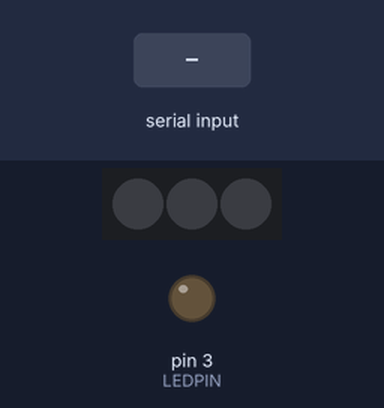
A sketch run on a simulated Arduino Uno, built with avr-gcc and run on an emulated ATmega328P. Parts: 3 RGB LEDs in strip order, left to right, output pins drawn as LEDs (lit = HIGH). Inputs (shaded band) come from the test bench. Dim RGB values are drawn brighter than linear.

Above: at 1.2 s.
1.3 s: "R" received over the second serial link
At 2.5 s:
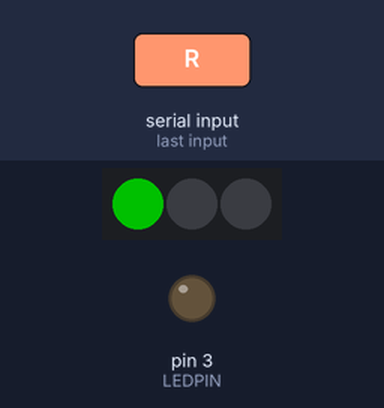
2.8 s: "G" received over the second serial link
At 4.1 s:
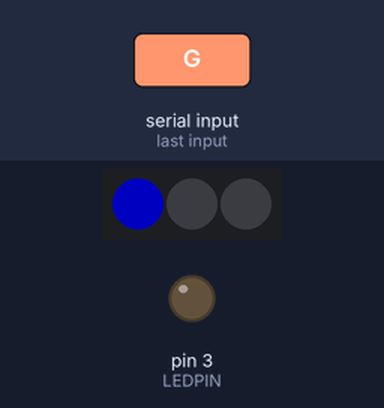
4.4 s: "B" received over the second serial link
At 5.1 s:
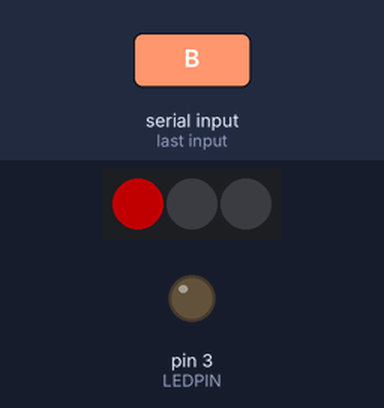
5.9 s: "0" received over the second serial link
At 6.9 s:
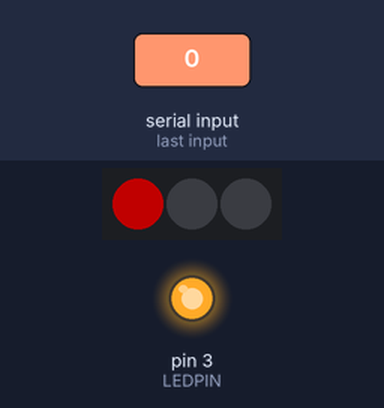
7.4 s: "1" received over the second serial link
At 8.8 s:
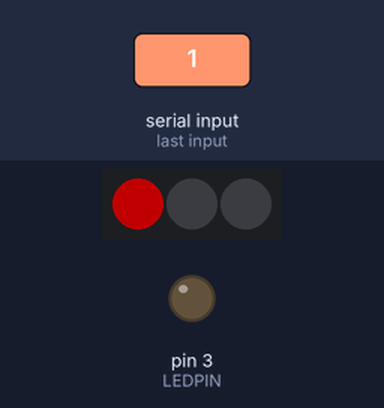
Timing chart, 0 to 9.9 s (numbered marks = the images above; inputs shaded):
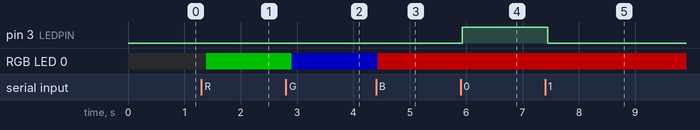

Measured:
- after the input at 1.3 s, RGB LED 0: off → RGB(0, 85, 0) after 0.09 s
- after the input at 2.8 s, RGB LED 0: RGB(0, 85, 0) → RGB(0, 0, 85) after 0.11 s
- after the input at 4.4 s, RGB LED 0: RGB(0, 0, 85) → RGB(85, 0, 0) at once
- after the input at 5.9 s, pin 3 (LEDPIN): LOW → HIGH at once
- after the input at 7.4 s, pin 3 (LEDPIN): HIGH → LOW after 0.05 s

The sketch:

ledBT.ino
```cpp
// THis is Trinket 5v talking to HC06 Blue module
// Sample application is RGB addressable LEDs
// for http://www.genotronex.com/

// you will need arduino 1.0.1 or higher to run this sketch

#include <SoftwareSerial.h>// import the serial library
#include <SoftwareSerial.h>
#include <Adafruit_NeoPixel.h>

#define DPIN 0
#define RXPIN 1
#define TXPIN 2
#define LEDPIN 3

#define ANOFF 1
#define ANON 0

#ifdef __AVR_ATtiny85__ // Trinket, Gemma, etc.
 #include <avr/power.h>
#endif

SoftwareSerial Genotronex(RXPIN,TXPIN); // RX, TX
int ledpin=13; // led on D13 will show blink on / off
int BluetoothData; // the data given from Computer
unsigned int colorRGB[3];

Adafruit_NeoPixel pixels = Adafruit_NeoPixel(3, DPIN);

// Define Global Vars Here
uint8_t  mode   = 0, // Current animation effect
         offset = 0; // Position of spinny eyes
uint32_t color  = 0x000000; // Start red BRG ( must be the strip)
uint32_t prevTime;

//define 'cool' colormap here RGB(0-10000)
uint8_t primes[3][3]={{255,0,0},
                      {0,255,0},
                      {0,0,255}};

uint8_t cool[64][3]= {{  0 ,  0 ,143 },
                      {  0 ,  0 ,159 },
                      {  0 ,  0 ,175 },
                      {  0 ,  0 ,191 },
                      {  0 ,  0 ,207 },
                      {  0 ,  0 ,223 },
                      {  0 ,  0 ,239 },
                      {  0 ,  0 ,255 },
                      {  0 , 16 ,255 },
                      {  0 , 32 ,255 },
                      {  0 , 48 ,255 },
                      {  0 , 64 ,255 },
                      {  0 , 80 ,255 },
                      {  0 , 96 ,255 },
                      {  0 ,112 ,255 },
                      {  0 ,128 ,255 },
                      {  0 ,143 ,255 },
                      {  0 ,159 ,255 },
                      {  0 ,175 ,255 },
                      {  0 ,191 ,255 },
                      {  0 ,207 ,255 },
                      {  0 ,223 ,255 },
                      {  0 ,239 ,255 },
                      {  0 ,255 ,255 },
                      { 16 ,255 ,239 },
                      { 32 ,255 ,223 },
                      { 48 ,255 ,207 },
                      { 64 ,255 ,191 },
                      { 80 ,255 ,175 },
                      { 96 ,255 ,159 },
                      {112 ,255 ,143 },
                      {128 ,255 ,128 },
                      {143 ,255 ,112 },
                      {159 ,255 , 96 },
                      {175 ,255 , 80 },
                      {191 ,255 , 64 },
                      {207 ,255 , 48 },
                      {223 ,255 , 32 },
                      {239 ,255 , 16 },
                      {255 ,255 ,  0 },
                      {255 ,239 ,  0 },
                      {255 ,223 ,  0 },
                      {255 ,207 ,  0 },
                      {255 ,191 ,  0 },
                      {255 ,175 ,  0 },
                      {255 ,159 ,  0 },
                      {255 ,143 ,  0 },
                      {255 ,128 ,  0 },
                      {255 ,112 ,  0 },
                      {255 , 96 ,  0 },
                      {255 , 80 ,  0 },
                      {255 , 64 ,  0 },
                      {255 , 48 ,  0 },
                      {255 , 32 ,  0 },
                      {255 , 16 ,  0 },
                      {255 ,  0 ,  0 },
                      {239 ,  0 ,  0 },
                      {223 ,  0 ,  0 },
                      {207 ,  0 ,  0 },
                      {191 ,  0 ,  0 },
                      {175 ,  0 ,  0 },
                      {159 ,  0 ,  0 },
                      {143 ,  0 ,  0 },
                      {128 ,  0 ,  0 }};

void setup() {

  #ifdef __AVR_ATtiny85__ // Trinket, Gemma, etc.
  if(F_CPU == 16000000) clock_prescale_set(clock_div_1);
  #endif
  pixels.begin();
  pixels.show();
  pixels.setBrightness(85); // 1/3 brightness
  prevTime = millis();

  // put your setup code here, to run once:
  Genotronex.begin(9600);
  Genotronex.println("Bluetooth On please press 1 or 0 blink LED ..");
  pinMode(LEDPIN,OUTPUT);

  digitalWrite(ledpin,0);
  Genotronex.println("LED  On D3 ON ! ");
}

void loop() {
    // put your main code here, to run repeatedly:

   if (Genotronex.available()){
        BluetoothData=Genotronex.read();
        if(BluetoothData=='1'){   // if number 1 pressed ....
          digitalWrite(LEDPIN,0);
          Genotronex.println("LED  On D3 ON ! ");
        }
        if (BluetoothData=='0'){// if number 0 pressed ....
          digitalWrite(LEDPIN,1);
          Genotronex.println("LED  On D3 Off ! ");
        }


        if ((BluetoothData=='R')){// if number 'blue' is pressed ....

          Genotronex.println("LED STRIP RED ! ");
          pixels.setPixelColor(0,primes[1][2],primes[1][1],primes[1][0]);
          pixels.show();
          delay(1000);
        }
        if (BluetoothData=='G'){// if number 'blue' is pressed ....

          Genotronex.println("LED STRIP GREEN ");
          pixels.setPixelColor(0,primes[0][2],primes[0][1],primes[0][0]);
          pixels.show();
          delay(1000);
        }
        if (BluetoothData=='B'){// if number 'blue' is pressed ....

          Genotronex.println("LED STRIP BLUE ! ");
          pixels.setPixelColor(0,primes[2][2],primes[2][1],primes[2][0]);
          pixels.show();
          delay(1000);
        }
    }

  delay(100);// delay for next data ... :(
}

  /*
  int pos = 0;
  double rads;
  double degs;

  for (int j=0;j<=63;j++){
    colorRGB[0]=cool[j][0];
    colorRGB[1]=cool[j][1];
    colorRGB[2]=cool[j][2];
    pixels.setPixelColor(0, colorRGB[2], colorRGB[0], colorRGB[1]);
    pixels.show();
    delay(100);
  }

   for (int j=63;j>=0;j--){
    colorRGB[0]=cool[j][0];
    colorRGB[1]=cool[j][1];
    colorRGB[2]=cool[j][2];
    pixels.setPixelColor(0, colorRGB[2], colorRGB[0], colorRGB[1]);

    pixels.show();
    delay(100);
  }
  */
```
